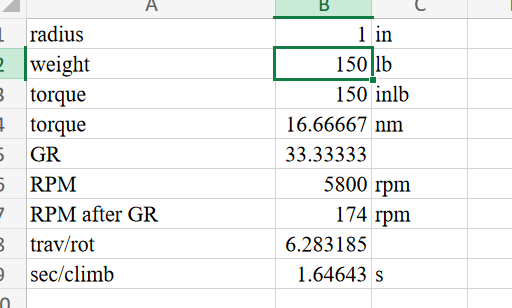
#> input picture storage/1707623963116.png, 512 x 308 px
$ python convert.py storage/1707623963116.png out.png
#> lines starting #> are read from the running program, lines starting #| are printed output that depends on the picture
from PIL import Image, ImageEnhance, ImageFilter, ImageOps
import numpy as np
import sys

def adjust_curves(image):
    # This is a simplified version. For more precise control, consider using numpy or OpenCV.
    # Convert to RGB if not already
    image = image.convert("RGB")
    # Enhance the image by reducing the contrast (simulate the fade)
    enhancer = ImageEnhance.Contrast(image)
    image = enhancer.enhance(0.8)
    return image

def dull_highlights(image):
    # This step is a bit more complex and might require direct pixel manipulation
    # For simplicity, we'll just apply a slight overall brightness reduction
    enhancer = ImageEnhance.Brightness(image)
    image = enhancer.enhance(0.9)
    return image

def add_grain(image, intensity=0.25, monochromatic=True):
    # Generate noise
    np_image = np.array(image)
    if monochromatic:
        noise = np.random.normal(0, intensity * 255, np_image.shape[:2])
        noise = np.repeat(noise[:, :, np.newaxis], 3, axis=2)
    else:
        noise = np.random.normal(0, intensity * 255, np_image.shape)
    noisy_image = np.clip(np_image + noise, 0, 255).astype(np.uint8)
    return Image.fromarray(noisy_image)

def apply_blur(image, radius=2):
    """
    Applies a Gaussian blur to the image.
    :param image: PIL Image object.
    :param radius: The radius of the Gaussian blur. Higher means blurrier.
    :return: Blurred PIL Image object.
    """
    return image.filter(ImageFilter.GaussianBlur(radius))


# [14 lines of commented-out code are left out]

if __name__ == "__main__":
    if len(sys.argv) != 3:
        print("Usage: python script.py source_image_path destination_image_path")
        sys.exit(1)

    source_path = sys.argv[1]
    destination_path = sys.argv[2]

    # Load the image
    image = Image.open(source_path)
#> image is the input picture: PIL image 512x308 RGBA; mean R, G, B, A 241.1, 242.5, 241.8, 255

    # Apply blur
    image = apply_blur(image, radius=1)  # Feel free to adjust the radius
#> in apply_blur, `return image.filter(ImageFilter.GaussianBlur(radius))`:
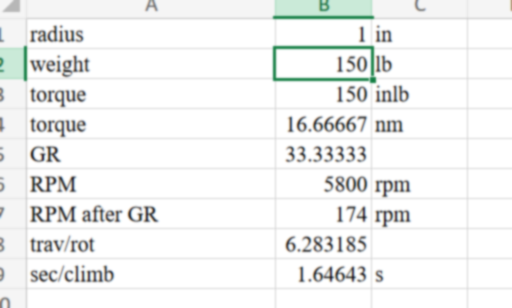
#> returned value: PIL image 512x308 RGBA; mean R, G, B, A 241.1, 242.4, 241.7, 255

    # Apply the other effects
    image = adjust_curves(image)
#> in adjust_curves, `image = enhancer.enhance(0.8)`:
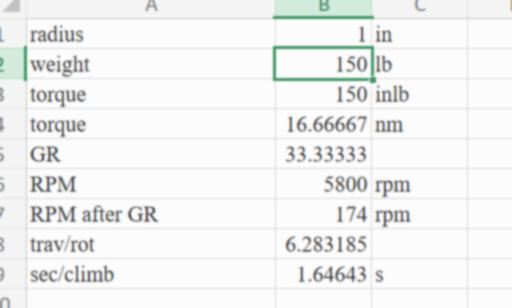
#> image: PIL image 512x308 RGB; mean R, G, B 240.8, 241.9, 241.3
    image = dull_highlights(image)
#> in dull_highlights, `image = enhancer.enhance(0.9)`:
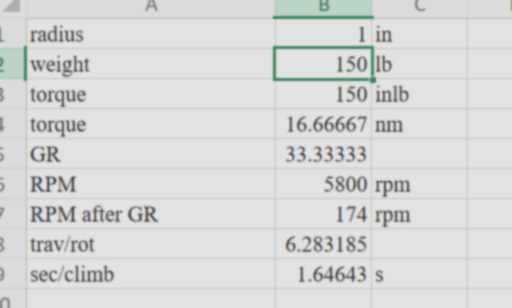
#> image: PIL image 512x308 RGB; mean R, G, B 216.1, 217.1, 216.5
    image = add_grain(image)
#> in add_grain, `noisy_image = np.clip(np_image + noise, 0, 255).astype(np.uint8)`:
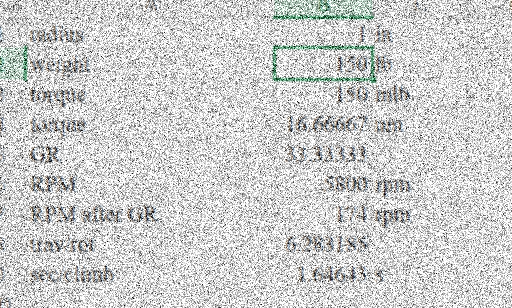
#> noisy_image: shape (308, 512, 3); mean R, G, B 204.5, 205.3, 204.8

    # Save the processed image
    image.save(destination_path)
